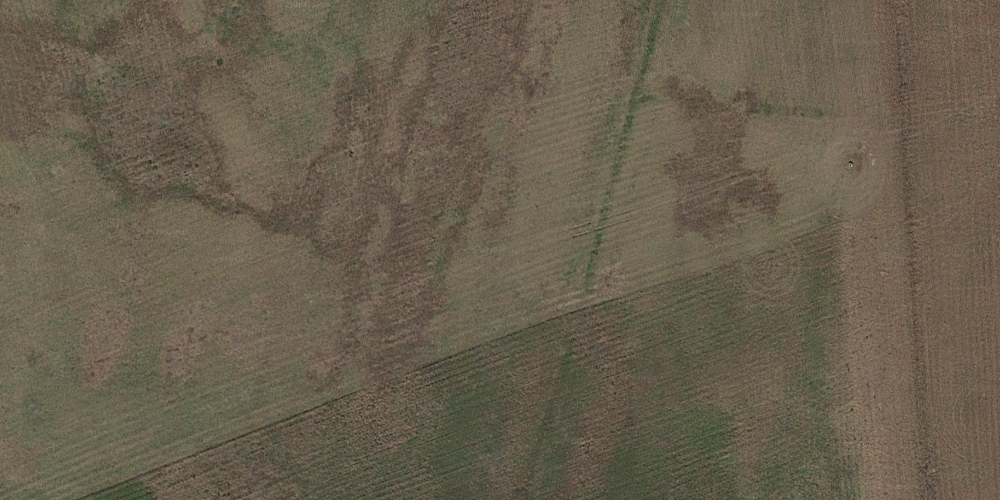
#> input picture FieldImages/1000img1.png, 1000 x 500 px, given in place of imgGrass.png, which was not available
$ python GenShapes.py
#> lines starting #> are read from the running program, lines starting #| are printed output that depends on the picture
### GenUtils.py
import numpy as np
import cv2.cv2 as cv2
from matplotlib import pyplot as plt
import random
from pathlib import Path

# Directory info
#directory = './TestShapes'
#title = 'testing.png'
#filename = directory + '/' + title

# Color values according to opencv
WHITE = [255,255,255]
BLACK = [0,0,0]
GRAY = [128,128,128]
RED = [0,0,255]
BLUE = [255,0,0]
GREEN = [0,255,0]
YELLOW = [0,255,255]
PURPLE = [204,0,102]
BROWN = [0,51,102]
ORANGE = [0,128,255]
Palet = [WHITE,BLACK,GRAY,RED,BLUE,GREEN,YELLOW,PURPLE,BROWN,ORANGE]


# Drawing Shapes
def drawCircle(img, color, center = (24,24), radius = 24, thickness = -1):
    cv2.circle(img, center, radius, color, thickness)
    # Ideal lettering
    # Thickness: 3
    # Origin: 13,35
    # Scale: 1

# [50 lines left out: functions drawSemiCircle, drawQuarterCircle, drawTriangle, not called in this run]


def drawSquare(img, color, pt1 = (4,4), pt2 = (45,45),thic = -1):
    cv2.rectangle(img, pt1, pt2,color,thic)

def drawRectangle(img, color, pt1 = None, pt2 = None, thic = -1):
    dir = random.randint(1,2)
    if pt1 == None and pt2 == None:
        if dir == 1:
            pt1 = (4,8)
            pt2 = (45,42)
        else:
            pt1 = (8,4)
            pt2 = (42,45)
    cv2.rectangle(img, pt1, pt2, color, thic)

# [35 lines left out: functions drawTrapeziod, drawPentagon, drawHexagon, drawHeptagon, drawOctagon, drawStar and 1 more, not called in this run]

#Write Letter
# NEEDS ADJUSTMENT per shape
def drawLetter(img, letter, color, thic = 3, org = (13,35), scale = 1, font = 0 ):
    cv2.putText(img, letter, org,font,scale ,color,thic)

# Set Background
def setBackground (img):
    pass


# Generation
#p = Path('.')

class Generation():


    # Generate Images when Generation Class is called
    # [355 lines left out: functions __init__, textCAssignment, ShapeCAssign, setBackground, genCircleImages, genSemiCircleImages and 11 more, not called in this run]


### GenShapes.py
import numpy as np
import cv2.cv2 as cv2 #fixing pylint
from matplotlib import pyplot as plt
#import file with precoded values to look neater
import GenUtils as gen

# Make blank file
img = np.zeros((50,50,3), np.uint8)
img = cv2.imread( 'FieldImages/imgGrass.png')
#> img is the input picture: shape (500, 1000, 3); mean B, G, R 78.2, 95.4, 104.8

# Naming Scheme & directory location declaration
directory = './TestShapes'
title = 'testing.png'
filename = directory + '/' + title
gen.drawRectangle(img, gen.Palet[9])
gen.drawLetter(img,'Q',gen.Palet[5],3,(12,37),1.2)
#> in drawLetter, `cv2.putText(img, letter, org,font,scale ,color,thic)`:
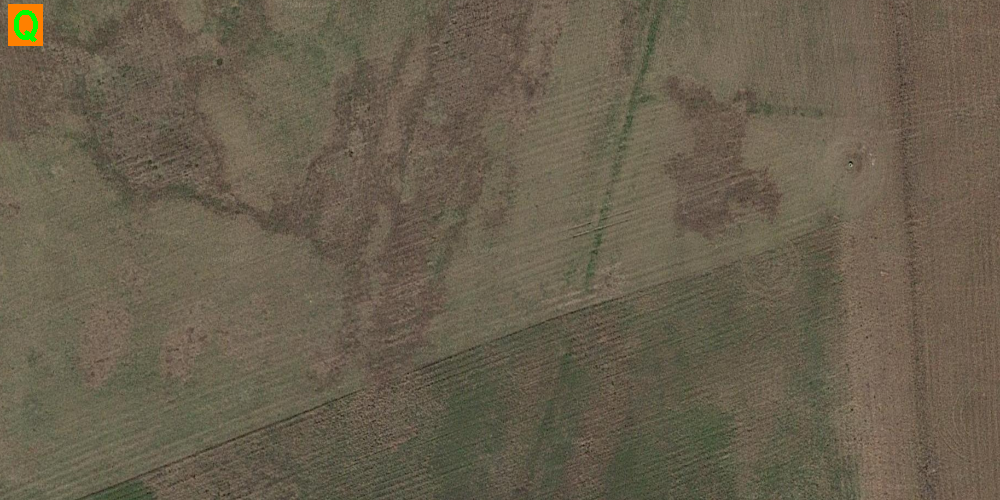
#> img: shape (500, 1000, 3); mean B, G, R 78, 95.6, 105.1


# Display Window
cv2.imshow(title,img)

# Testing purposes
k = cv2.waitKey(0)
#> (key Esc is pressed here)
if k == 27:         # wait for ESC key to exit
    cv2.destroyAllWindows()
elif k == ord('s'): # wait for 's' key to save and exit
    cv2.imwrite(filename,img)
    cv2.destroyAllWindows()

$ run again, on FieldImages/1000img5.png
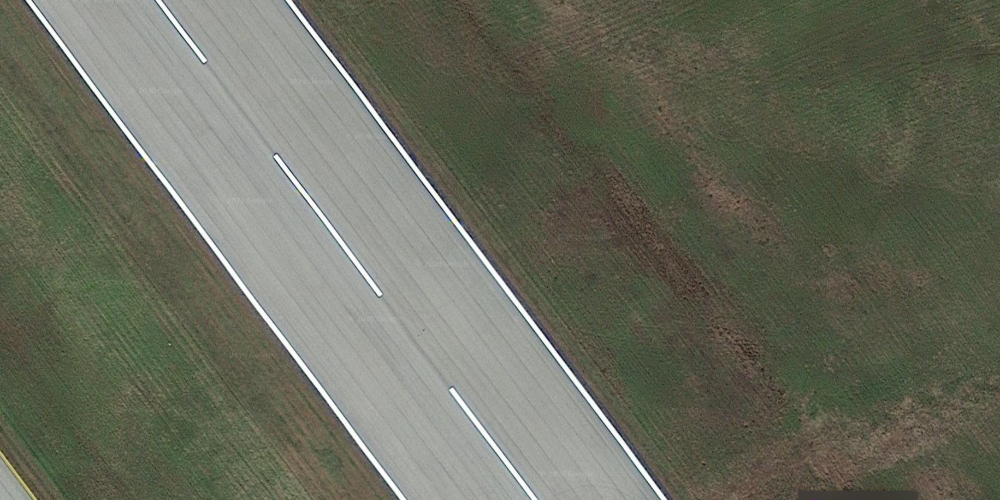
#> input picture FieldImages/1000img5.png, 1000 x 500 px, given in place of imgGrass.png, which was not available
#> img is the input picture: shape (500, 1000, 3); mean B, G, R 92.7, 107.2, 104.8
#> in drawLetter, `cv2.putText(img, letter, org,font,scale ,color,thic)`:
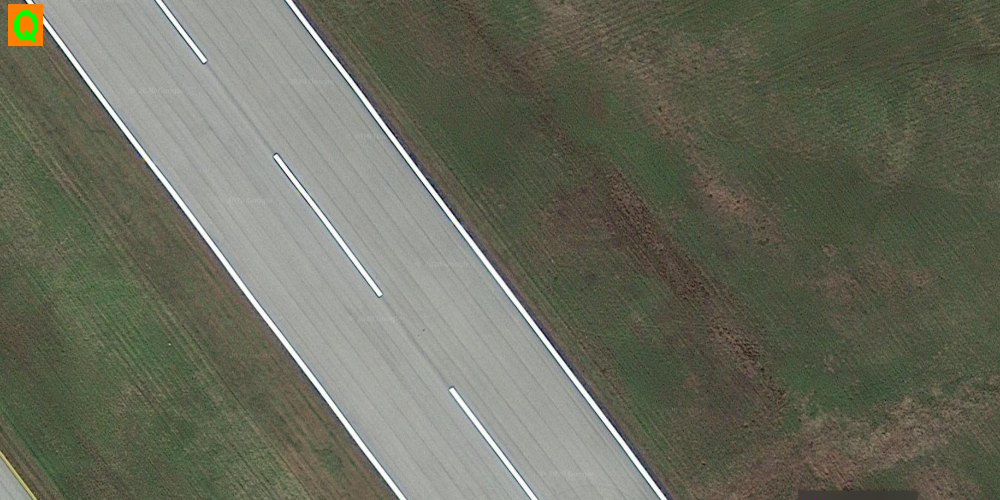
#> img: shape (500, 1000, 3); mean B, G, R 92.4, 107.4, 105.1
